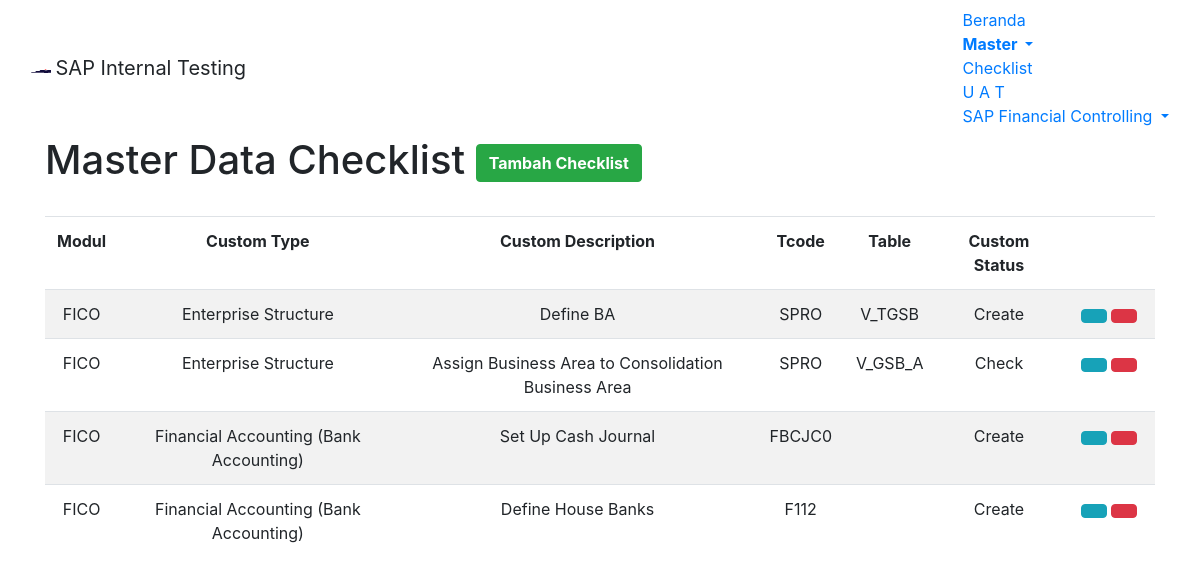
/module/home/m-check.php (signed in), run on an earlier commit of the app's database.
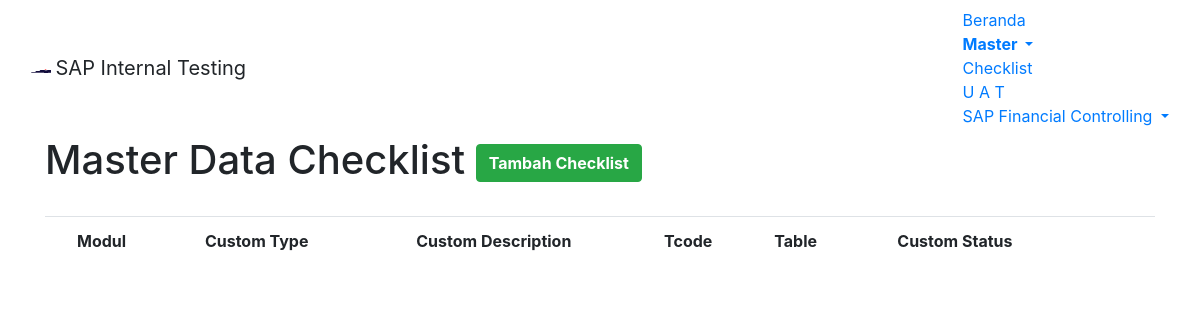
And on a later commit of the database.
### tables this page shows
CREATE TABLE `m_check` (
  `c_id` int(11) NOT NULL,
  `ctype` varchar(255) NOT NULL,
  `ctypedesc` varchar(255) NOT NULL,
  `ctcode` varchar(255) NOT NULL,
  `ctable` varchar(255) NOT NULL,
  `cstat` varchar(255) NOT NULL,
  `cmodul` varchar(255) DEFAULT NULL,
  `chg_by` varchar(255) DEFAULT NULL,
  `chg_date` datetime DEFAULT NULL
);

### module/home/m-check.php (the view, shortened to what this page needs)
<!DOCTYPE html>
<?php
	$root = "../../";
?>
 <html lang="en-US">
<head>
<link href="<?php echo $root; ?>assets/css/bootstrap.min.css" rel="stylesheet">
<link href="<?php echo $root; ?>assets/datatables/media/css/jquery.dataTables.min.css" rel="stylesheet">
<link href="<?php echo $root; ?>assets/bs-select/css/bootstrap-select.min.css" rel="stylesheet">
<link href="<?php echo $root; ?>assets/bs-select/css/bootstrap-select.min.css" rel="stylesheet">
<body>
	<nav class="navbar navbar-default">
	  <div class="container-fluid">
		<div class="navbar-header">
		  <img alt="Samator" class="navbar-text" src="<?php echo $root; ?>assets/images/s-logo.png" width="20" height="20">
		  <a class="navbar-brand">SAP Internal Testing</a>
		</div>
		<ul class="nav navbar-nav navbar-right">
			<li><a href="<?php echo $root; ?>module/home/home.php">Beranda</a></li>
			<li class="dropdown active">
				<a class="dropdown-toggle" data-toggle="dropdown" href="#"><b>Master
				<span class="caret"></span></b></a>
			</li>
			<li><a href="<?php echo $root; ?>module/home/checklist.php">Checklist</a></li>
			<li><a href="<?php echo $root; ?>module/home/uat.php">U A T</a></li>
			<li class="dropdown">
				<a class="dropdown-toggle" data-toggle="dropdown" href="#"><span class="glyphicon glyphicon-user" aria-hidden="true"></span>
				<?php echo $_SESSION["longname"]; ?>
				<span class="caret"></span></a>
			</li>
		</ul>
	  </div>
	</nav>
	<div class="container container-fluid">
		<h1>Master Data Checklist
			<button type="button" class="btn btn-success pull-right" data-toggle="modal" data-target="#modalAddCheck"><span class="glyphicon glyphicon-plus"></span> <b>Tambah Checklist</b></button>
		</h1>
	</div>
	<br>
	<div class="container container-fluid">
		<table id="tableMCheck" class="table table-hover text-center table-striped compact cell-border">
			<thead>
				<tr>
					<td><b>Modul</b></td>
					<td><b>Custom Type</b></td>
					<td><b>Custom Description</b></td>
					<td><b>Tcode</b></td>
					<td><b>Table</b></td>
					<td><b>Custom Status</b></td>
					<td class="col-md-1"></td>
				</tr>
			</thead>
			<tbody data-link="row">
			<?php
				$con = mysqli_connect("localhost","root","","saptest");
				if ($_SESSION['modul']=="ABAP" || $_SESSION['modul']=="BASIS")
				{
					$query = "SELECT * FROM m_check";
				}
				else
				{
					$query = "SELECT * FROM m_check WHERE cmodul='$_SESSION[modul]'";
				}
				$result = mysqli_query($con,$query);
				while($row = mysqli_fetch_array($result,MYSQLI_ASSOC))
				{
					echo "<tr>";
						echo "<td style:'border=1px solid black'>".$row['cmodul']."</td>";
						echo "<td style:'border=1px solid black'>".$row['ctype']."</td>";
						echo "<td style:'border=1px solid black'>".$row['ctypedesc']."</td>";
						echo "<td style:'border=1px solid black'>".$row['ctcode']."</td>";
						echo "<td style:'border=1px solid black'>".$row['ctable']."</td>";
						echo "<td style:'border=1px solid black'>".$row['cstat']."</td>";
			?>
							<td><a type='button' class='btn btn-info btn-xs' data-toggle='modal' href="#modalEditCheck<?php echo $row['c_id']; ?>"><span class='glyphicon glyphicon-pencil'></span></a>
							<a type='button' class='btn btn-danger btn-xs' data-toggle='modal' href="#modalDelCheck<?php echo $row['c_id']; ?>"><span class='glyphicon glyphicon-trash'></span></a></td>
			<?php
					echo "</tr>";
				}
			?>
			</tbody>
		</table>
	</div>
</body>

What changed in the data, as far as the page shows it:
no longer on this page (row edited): m_check: cmodul "FICO", ctype "Enterprise Structure", ctypedesc "Define BA", ctcode "SPRO", ctable "V_TGSB", cstat "Create"
no longer on this page (row edited): m_check: cmodul "FICO", ctype "Enterprise Structure", ctypedesc "Assign Business Area to Consolidation Business Area", ctcode "SPRO", ctable "V_GSB_A", cstat "Check"
removed m_check: cmodul "FICO", ctype "Financial Accounting (Bank Accounting)", ctypedesc "Set Up Cash Journal", ctcode "FBCJC0", cstat "Create"
removed m_check: cmodul "FICO", ctype "Financial Accounting (Bank Accounting)", ctypedesc "Define House Banks", ctcode "F112", cstat "Create"
